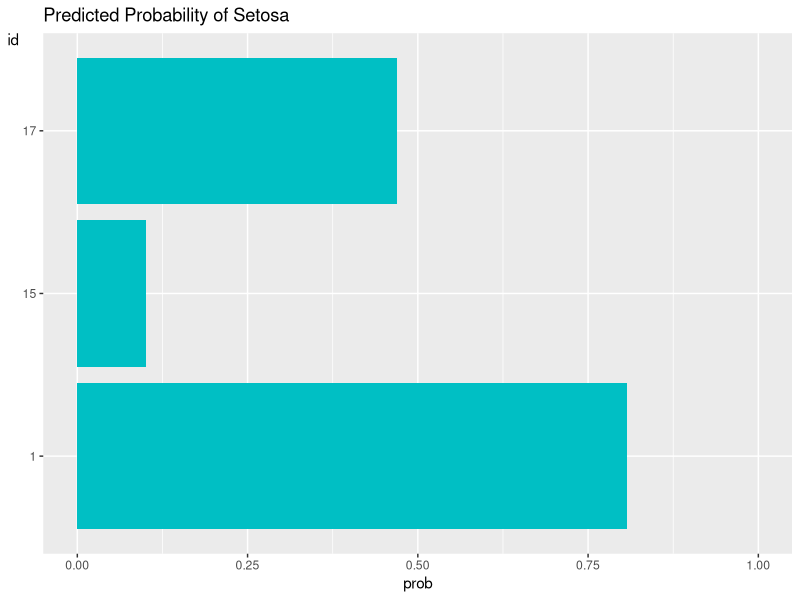
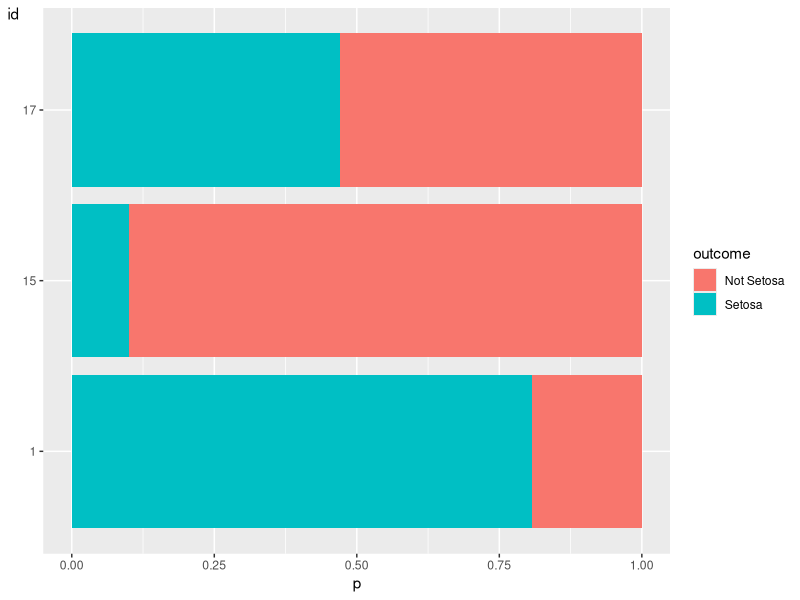
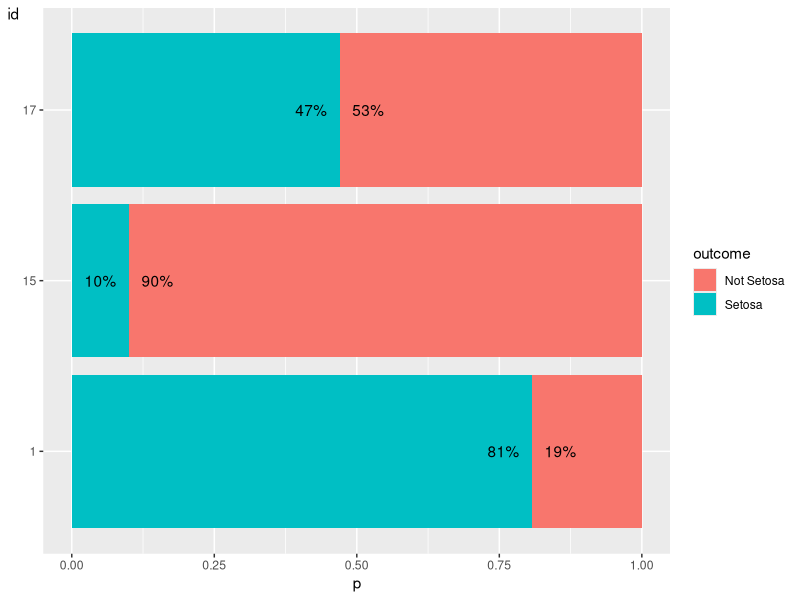

These charts were generated, in order, by the following R code:
## ---- chunk 1
library(ggplot2)
library(dplyr)
X=iris%>%
  mutate(Y=Species=="setosa",
         prob=predict(glm(Y~Sepal.Length,
                          data=iris,
                          family="binomial"),
                      type="response"),
         id=factor(1:n()))%>%
  slice(c(1,15,17))  # a high, low, mid predicted prob.
X%>%select(id,prob)
## ---- chunk 2
ggplot(X,aes(x=id,y=prob))+
  geom_col(fill="#00BFC4")+
  coord_flip()+
  lims(y=c(0,1))+
  labs(title="Predicted Probability of Setosa")+
  theme(axis.title.y = element_text(angle=0))
## ---- chunk 3
X%>%
  mutate(Setosa=prob,
         `Not Setosa`=1-prob)%>%
  tidyr::gather(outcome,p,Setosa, `Not Setosa`)%>%
  ggplot(aes(x=id,y=p,fill=outcome))+
  geom_col()+coord_flip()+
  theme(axis.title.y = element_text(angle=0))
## ---- chunk 4
X%>%
  mutate(Setosa=prob,
         `Not Setosa`=1-prob)%>%
  tidyr::gather(outcome,p,Setosa, `Not Setosa`)%>%
  mutate(ny=ifelse(outcome=="Setosa",p-0.05,(1-p)+0.05))%>%
  ggplot(aes(x=id,y=p,fill=outcome,label=paste0(round(p*100),"%")))+geom_col()+
  coord_flip()+geom_text(aes(y=ny))+
  theme(axis.title.y = element_text(angle=0))
